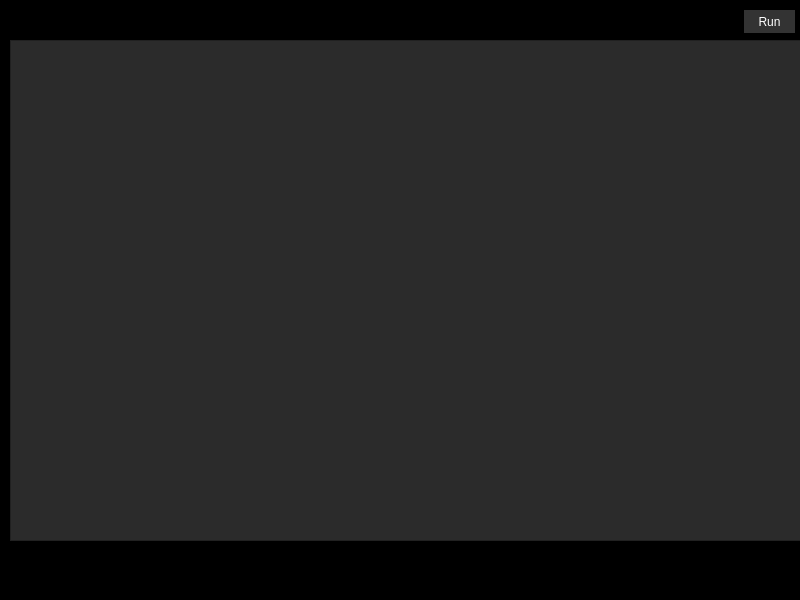
<?xml version="1.0" encoding="UTF-8"?>
<ui version="4.0">
 <class>MainWindow</class>
 <widget class="QMainWindow" name="MainWindow">
  <property name="geometry">
   <rect>
    <x>0</x>
    <y>0</y>
    <width>800</width>
    <height>600</height>
   </rect>
  </property>
  <property name="windowTitle">
   <string>MainWindow</string>
  </property>
  <property name="styleSheet">
   <string notr="true">background-color:#000;</string>
  </property>
  <widget class="QWidget" name="centralwidget">
   <widget class="QPushButton" name="btnRun">
    <property name="geometry">
     <rect>
      <x>744</x>
      <y>10</y>
      <width>51</width>
      <height>23</height>
     </rect>
    </property>
    <property name="styleSheet">
     <string notr="true">color:white;
background-color: #333;
border-radius:20px;</string>
    </property>
    <property name="text">
     <string>Run</string>
    </property>
   </widget>
   <widget class="QWidget" name="verticalLayoutWidget">
    <property name="geometry">
     <rect>
      <x>10</x>
      <y>40</y>
      <width>791</width>
      <height>501</height>
     </rect>
    </property>
    <layout class="QVBoxLayout" name="verticalLayout">
     <item>
      <widget class="QPlainTextEdit" name="txtConsola">
       <property name="styleSheet">
        <string notr="true">color: #ccc;
background-color: #2b2b2b;
font-family: 'consolas';</string>
       </property>
      </widget>
     </item>
    </layout>
   </widget>
  </widget>
  <widget class="QMenuBar" name="menubar">
   <property name="geometry">
    <rect>
     <x>0</x>
     <y>0</y>
     <width>800</width>
     <height>21</height>
    </rect>
   </property>
  </widget>
  <widget class="QStatusBar" name="statusbar"/>
 </widget>
 <resources/>
 <connections/>
</ui>
